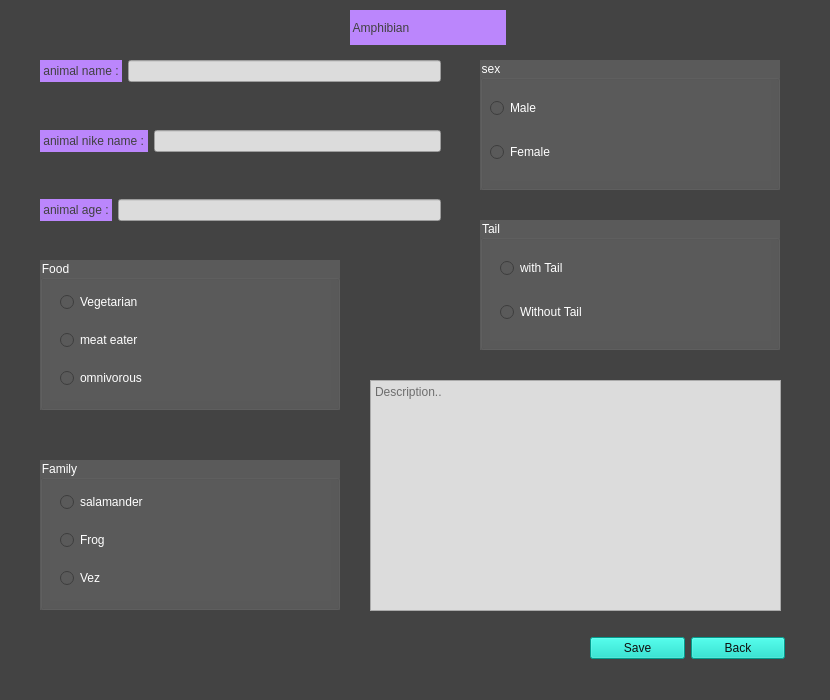
<?xml version="1.0" encoding="UTF-8"?>
<ui version="4.0">
 <class>Amphibian</class>
 <widget class="QMainWindow" name="Amphibian">
  <property name="geometry">
   <rect>
    <x>0</x>
    <y>0</y>
    <width>830</width>
    <height>700</height>
   </rect>
  </property>
  <property name="minimumSize">
   <size>
    <width>830</width>
    <height>700</height>
   </size>
  </property>
  <property name="maximumSize">
   <size>
    <width>830</width>
    <height>700</height>
   </size>
  </property>
  <property name="windowTitle">
   <string>MainWindow</string>
  </property>
  <property name="styleSheet">
   <string notr="true">background-color: rgb(67, 67, 67);</string>
  </property>
  <widget class="QWidget" name="centralwidget">
   <widget class="QGroupBox" name="groupBox">
    <property name="geometry">
     <rect>
      <x>40</x>
      <y>260</y>
      <width>300</width>
      <height>150</height>
     </rect>
    </property>
    <property name="styleSheet">
     <string notr="true">background-color: rgb(90, 90, 90);
color: rgb(255, 255, 255);</string>
    </property>
    <property name="title">
     <string>Food</string>
    </property>
    <widget class="QWidget" name="layoutWidget">
     <property name="geometry">
      <rect>
       <x>10</x>
       <y>20</y>
       <width>281</width>
       <height>121</height>
      </rect>
     </property>
     <layout class="QVBoxLayout" name="verticalLayout_2">
      <property name="leftMargin">
       <number>10</number>
      </property>
      <item>
       <widget class="QRadioButton" name="radioButtonVegetarian">
        <property name="text">
         <string>Vegetarian</string>
        </property>
       </widget>
      </item>
      <item>
       <widget class="QRadioButton" name="radioButtonMeatEater">
        <property name="text">
         <string>meat eater</string>
        </property>
       </widget>
      </item>
      <item>
       <widget class="QRadioButton" name="radioButtonOmnivorous">
        <property name="text">
         <string>omnivorous</string>
        </property>
       </widget>
      </item>
     </layout>
    </widget>
   </widget>
   <widget class="QGroupBox" name="groupBox_2">
    <property name="geometry">
     <rect>
      <x>40</x>
      <y>460</y>
      <width>300</width>
      <height>150</height>
     </rect>
    </property>
    <property name="styleSheet">
     <string notr="true">background-color: rgb(90, 90, 90);
color: rgb(255, 255, 255);</string>
    </property>
    <property name="title">
     <string>Family</string>
    </property>
    <widget class="QWidget" name="layoutWidget">
     <property name="geometry">
      <rect>
       <x>10</x>
       <y>20</y>
       <width>281</width>
       <height>121</height>
      </rect>
     </property>
     <layout class="QVBoxLayout" name="verticalLayout_3">
      <property name="leftMargin">
       <number>10</number>
      </property>
      <item>
       <widget class="QRadioButton" name="radioButtonSalamander">
        <property name="text">
         <string>salamander</string>
        </property>
       </widget>
      </item>
      <item>
       <widget class="QRadioButton" name="radioButtonFrog">
        <property name="text">
         <string>Frog</string>
        </property>
       </widget>
      </item>
      <item>
       <widget class="QRadioButton" name="radioButtonVez">
        <property name="text">
         <string>Vez</string>
        </property>
       </widget>
      </item>
     </layout>
    </widget>
   </widget>
   <widget class="QGroupBox" name="groupBox_3">
    <property name="geometry">
     <rect>
      <x>480</x>
      <y>220</y>
      <width>300</width>
      <height>130</height>
     </rect>
    </property>
    <property name="styleSheet">
     <string notr="true">background-color: rgb(90, 90, 90);
color: rgb(255, 255, 255);</string>
    </property>
    <property name="title">
     <string>Tail</string>
    </property>
    <widget class="QWidget" name="layoutWidget">
     <property name="geometry">
      <rect>
       <x>10</x>
       <y>20</y>
       <width>281</width>
       <height>101</height>
      </rect>
     </property>
     <layout class="QVBoxLayout" name="verticalLayout">
      <property name="leftMargin">
       <number>10</number>
      </property>
      <item>
       <widget class="QRadioButton" name="radioButtonWithTail">
        <property name="text">
         <string>with Tail</string>
        </property>
       </widget>
      </item>
      <item>
       <widget class="QRadioButton" name="radioButtonWithoutTail">
        <property name="text">
         <string>Without Tail</string>
        </property>
       </widget>
      </item>
     </layout>
    </widget>
   </widget>
   <widget class="QPlainTextEdit" name="plainTextEdit">
    <property name="geometry">
     <rect>
      <x>370</x>
      <y>380</y>
      <width>411</width>
      <height>231</height>
     </rect>
    </property>
    <property name="styleSheet">
     <string notr="true">font: 75 14pt &quot;Arial&quot;;
background-color: rgb(220, 220, 220);
color: rgb(0, 0, 0);</string>
    </property>
    <property name="placeholderText">
     <string>Description..</string>
    </property>
   </widget>
   <widget class="QWidget" name="layoutWidget">
    <property name="geometry">
     <rect>
      <x>590</x>
      <y>630</y>
      <width>195</width>
      <height>37</height>
     </rect>
    </property>
    <layout class="QHBoxLayout" name="horizontalLayout">
     <item>
      <widget class="QPushButton" name="pushButtonSave">
       <property name="styleSheet">
        <string notr="true">background-color: rgb(3, 218, 197);
font: 75 14pt &quot;Arial&quot;;
color: rgb(15, 15, 15);</string>
       </property>
       <property name="text">
        <string>Save</string>
       </property>
      </widget>
     </item>
     <item>
      <widget class="QPushButton" name="pushButtonBack">
       <property name="styleSheet">
        <string notr="true">background-color: rgb(3, 218, 197);
font: 75 14pt &quot;Arial&quot;;
color: rgb(15, 15, 15);</string>
       </property>
       <property name="text">
        <string>Back</string>
       </property>
      </widget>
     </item>
    </layout>
   </widget>
   <widget class="QLabel" name="label_5">
    <property name="geometry">
     <rect>
      <x>350</x>
      <y>10</y>
      <width>156</width>
      <height>35</height>
     </rect>
    </property>
    <property name="styleSheet">
     <string notr="true">color: rgb(64, 64, 64);
background-color: rgb(187, 134, 252);
font: 75 18pt &quot;Arial&quot;;</string>
    </property>
    <property name="text">
     <string> Amphibian </string>
    </property>
   </widget>
   <widget class="QWidget" name="layoutWidget">
    <property name="geometry">
     <rect>
      <x>40</x>
      <y>60</y>
      <width>401</width>
      <height>161</height>
     </rect>
    </property>
    <layout class="QVBoxLayout" name="verticalLayout_4">
     <item>
      <layout class="QHBoxLayout" name="horizontalLayout_2">
       <item>
        <widget class="QLabel" name="label">
         <property name="styleSheet">
          <string notr="true">font: 75 12pt &quot;Arial&quot;;
color: rgb(64, 64, 64);
background-color: rgb(187, 134, 252);</string>
         </property>
         <property name="text">
          <string> animal name : </string>
         </property>
        </widget>
       </item>
       <item>
        <widget class="QLineEdit" name="lineEditName">
         <property name="styleSheet">
          <string notr="true">font: 75 12pt &quot;Arial&quot;;
background-color: rgb(220, 220, 220);
color: rgb(0, 0, 0);</string>
         </property>
        </widget>
       </item>
      </layout>
     </item>
     <item>
      <spacer name="verticalSpacer">
       <property name="orientation">
        <enum>Qt::Vertical</enum>
       </property>
       <property name="sizeHint" stdset="0">
        <size>
         <width>20</width>
         <height>40</height>
        </size>
       </property>
      </spacer>
     </item>
     <item>
      <layout class="QHBoxLayout" name="horizontalLayout_4">
       <item>
        <widget class="QLabel" name="label_4">
         <property name="styleSheet">
          <string notr="true">font: 75 12pt &quot;Arial&quot;;
color: rgb(64, 64, 64);
background-color: rgb(187, 134, 252);</string>
         </property>
         <property name="text">
          <string> animal nike name : </string>
         </property>
        </widget>
       </item>
       <item>
        <widget class="QLineEdit" name="lineEditNikeName">
         <property name="styleSheet">
          <string notr="true">font: 75 12pt &quot;Arial&quot;;
background-color: rgb(220, 220, 220);
color: rgb(0, 0, 0);</string>
         </property>
        </widget>
       </item>
      </layout>
     </item>
     <item>
      <spacer name="verticalSpacer_2">
       <property name="orientation">
        <enum>Qt::Vertical</enum>
       </property>
       <property name="sizeHint" stdset="0">
        <size>
         <width>20</width>
         <height>40</height>
        </size>
       </property>
      </spacer>
     </item>
     <item>
      <layout class="QHBoxLayout" name="horizontalLayout_3">
       <item>
        <widget class="QLabel" name="label_2">
         <property name="styleSheet">
          <string notr="true">color: rgb(64, 64, 64);
font: 75 12pt &quot;Arial&quot;;
background-color: rgb(187, 134, 252);</string>
         </property>
         <property name="text">
          <string> animal age : </string>
         </property>
        </widget>
       </item>
       <item>
        <widget class="QLineEdit" name="lineEditAge">
         <property name="styleSheet">
          <string notr="true">font: 75 12pt &quot;Arial&quot;;
background-color: rgb(220, 220, 220);
color: rgb(0, 0, 0);</string>
         </property>
         <property name="inputMask">
          <string/>
         </property>
         <property name="placeholderText">
          <string/>
         </property>
        </widget>
       </item>
      </layout>
     </item>
    </layout>
   </widget>
   <widget class="QGroupBox" name="groupBox_4">
    <property name="geometry">
     <rect>
      <x>480</x>
      <y>60</y>
      <width>300</width>
      <height>130</height>
     </rect>
    </property>
    <property name="styleSheet">
     <string notr="true">background-color: rgb(90, 90, 90);
color: rgb(255, 255, 255);</string>
    </property>
    <property name="title">
     <string>sex</string>
    </property>
    <widget class="QWidget" name="">
     <property name="geometry">
      <rect>
       <x>10</x>
       <y>20</y>
       <width>281</width>
       <height>101</height>
      </rect>
     </property>
     <layout class="QVBoxLayout" name="verticalLayout_5">
      <item>
       <widget class="QRadioButton" name="radioButtonMale">
        <property name="text">
         <string>Male</string>
        </property>
       </widget>
      </item>
      <item>
       <widget class="QRadioButton" name="radioButtonFemale">
        <property name="text">
         <string>Female</string>
        </property>
       </widget>
      </item>
     </layout>
    </widget>
   </widget>
  </widget>
  <widget class="QMenuBar" name="menubar">
   <property name="geometry">
    <rect>
     <x>0</x>
     <y>0</y>
     <width>830</width>
     <height>26</height>
    </rect>
   </property>
  </widget>
  <widget class="QStatusBar" name="statusbar"/>
 </widget>
 <resources/>
 <connections/>
</ui>
